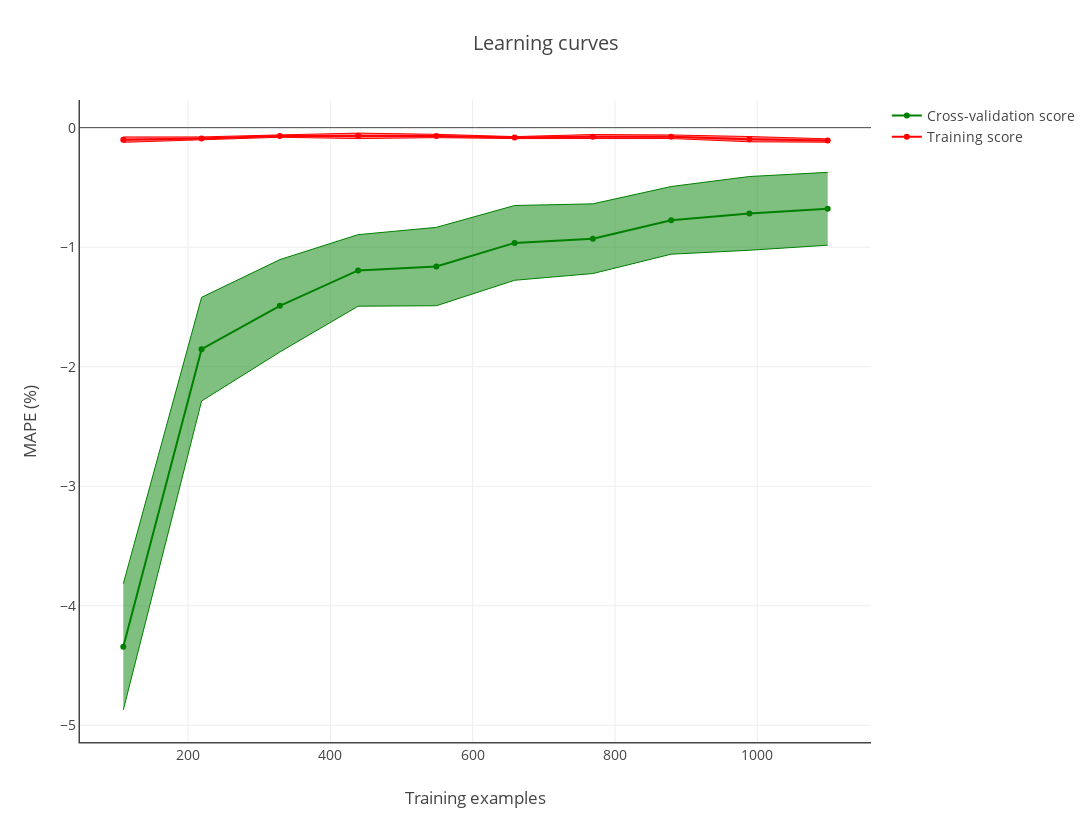

The code cell stored with this chart in its notebook:
### Markdown cell above
# 7. Learning curves

### Code cell
learning_curves = mvc.plot.learning_curve(
    estimator=pipeline_full,
    X=X_train,
    y=y_train,
    scoring=mape_scorer,
    cv=5,
    train_sizes=np.linspace(.1, 1.0, 10),
    n_jobs=-1,
    random_state=RANDOM_SEED,
    title='Learning curves',
    xtitle='Training examples',
    ytitle='MAPE (%)')

py.iplot(learning_curves, filename='mvc/learning_curves')

### Figure 1 — Plotly figure (JSON) as saved in the notebook; plotly's stock layout.template omitted (floating-point values rounded to 4 significant figures)
{"data": [{"marker": {"color": "red"}, "name": "Training score", "type": "scatter", "x": [109, 219, 329, 439, 549, 659, 769, 879, 989, 1099], "y": [-0.1001, -0.08993, -0.0704, -0.06851, -0.06964, -0.08309, -0.07586, -0.07591, -0.09635, -0.1075]}, {"line": {"color": "red", "width": 1}, "mode": "lines", "showlegend": false, "type": "scatter", "x": [109, 219, 329, 439, 549, 659, 769, 879, 989, 1099], "y": [-0.07769, -0.07748, -0.06057, -0.04558, -0.0559, -0.07475, -0.05745, -0.06088, -0.07429, -0.09323]}, {"fill": "tonexty", "line": {"color": "red", "width": 1}, "mode": "lines", "showlegend": false, "type": "scatter", "x": [109, 219, 329, 439, 549, 659, 769, 879, 989, 1099], "y": [-0.1225, -0.1024, -0.08024, -0.09145, -0.08339, -0.09142, -0.09427, -0.09095, -0.1184, -0.1218]}, {"marker": {"color": "green"}, "name": "Cross-validation score", "type": "scatter", "x": [109, 219, 329, 439, 549, 659, 769, 879, 989, 1099], "y": [-4.343, -1.854, -1.491, -1.194, -1.162, -0.964, -0.929, -0.7756, -0.7172, -0.6786]}, {"line": {"color": "green", "width": 1}, "mode": "lines", "showlegend": false, "type": "scatter", "x": [109, 219, 329, 439, 549, 659, 769, 879, 989, 1099], "y": [-3.816, -1.42, -1.104, -0.8951, -0.8341, -0.6513, -0.6374, -0.4925, -0.4088, -0.3739]}, {"fill": "tonexty", "line": {"color": "green", "width": 1}, "mode": "lines", "showlegend": false, "type": "scatter", "x": [109, 219, 329, 439, 549, 659, 769, 879, 989, 1099], "y": [-4.871, -2.287, -1.877, -1.494, -1.49, -1.277, -1.22, -1.059, -1.026, -0.9833]}], "layout": {"font": {"size": 14}, "height": 822, "hovermode": "closest", "title": "Learning curves", "width": 1096, "xaxis": {"linewidth": 1.5, "showline": true, "title": "Training examples"}, "yaxis": {"linewidth": 1.5, "showline": true, "title": "MAPE (%)"}}}
